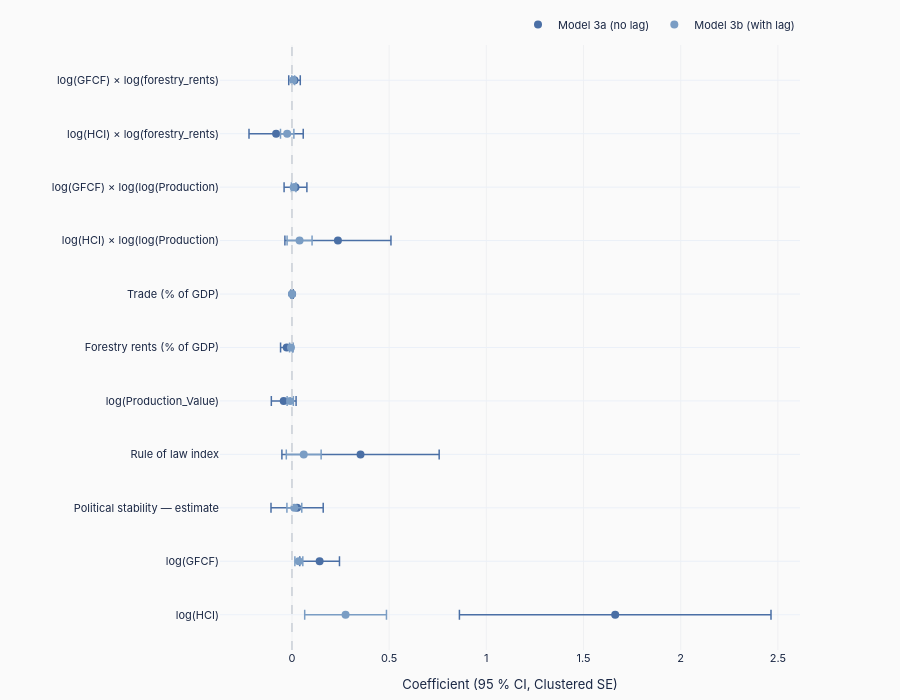

Here is the notebook cell this chart was saved with:
### Markdown cell above
### 7a. Coefficient Comparison — Model 3a vs 3b

Horizontal dot-and-whisker plot comparing point estimates and 95 % confidence
intervals for the core variables across the two specifications. If a variable's
confidence interval crosses zero, its association with ECI is not statistically
significant at the 5 % level.

### Code cell
plot_vars = [v for v in reg3_input + INTERACT_VARS if v != 'const']

labels = [v.replace('log_', 'log(').replace('_x_', ') × log(') + (')' if 'log_' in v else '')
          for v in plot_vars]

models_to_plot = [
    (m3a,  PALETTE['blue'],      'Model 3a (no lag)'),
    (m3b,  PALETTE['light_blue'],'Model 3b (with lag)'),
]

fig = go.Figure()
for model, col, name in models_to_plot:
    coefs  = [model.params.get(v, np.nan)  for v in plot_vars]
    lowers = [model.params.get(v, np.nan) - 1.96 * model.bse.get(v, np.nan) for v in plot_vars]
    uppers = [model.params.get(v, np.nan) + 1.96 * model.bse.get(v, np.nan) for v in plot_vars]
    fig.add_trace(go.Scatter(
        y=labels, x=coefs,
        error_x=dict(
            type='data', symmetric=False,
            array=[u - c for c, u in zip(coefs, uppers)],
            arrayminus=[c - l for c, l in zip(coefs, lowers)],
            color=col, thickness=1.5, width=5,
        ),
        mode='markers',
        marker=dict(color=col, size=8, symbol='circle'),
        name=name,
    ))

fig.add_vline(x=0, line=dict(color=STYLE['zero_line_color'], width=1.5, dash='dash'))

fig.update_layout(**base_layout(
    height=STYLE['chart_height_tall'],
    margin=STYLE['margin_bar'],
    xaxis=dict(
        title=dict(text='Coefficient (95 % CI, Clustered SE)', font=dict(size=STYLE['axis_title_size'])),
        gridcolor=STYLE['grid_color'], gridwidth=STYLE['grid_width'],
        zeroline=False,
    ),
    yaxis=dict(tickfont=dict(size=STYLE['tick_size'])),
    legend=dict(font=dict(size=STYLE['legend_size']),
                orientation='h', yanchor='bottom', y=1.01, xanchor='right', x=1),
))

save_chart(fig, os.path.join(OUT, 'coef_comparison_3a_3b'), width=1100, height=700)

### Figure 1 — Plotly figure (JSON) as saved in the notebook; plotly's stock layout.template omitted (floating-point values rounded to 4 significant figures)
{"data": [{"error_x": {"array": [0.8015, 0.1021, 0.1343, 0.4046, 0.06368, 0.03167, 0.005289, 0.2728, 0.05866, 0.1395, 0.0297], "arrayminus": [0.8015, 0.1021, 0.1343, 0.4046, 0.06368, 0.03167, 0.005289, 0.2728, 0.05866, 0.1395, 0.0297], "color": "#4a6fa5", "symmetric": false, "thickness": 1.5, "type": "data", "width": 5}, "marker": {"color": "#4a6fa5", "size": 8, "symbol": "circle"}, "mode": "markers", "name": "Model 3a (no lag)", "type": "scatter", "x": [1.663, 0.1423, 0.02645, 0.3528, -0.04247, -0.02699, 0.0009004, 0.2365, 0.01813, -0.08156, 0.0131], "y": ["log(HCI)", "log(GFCF)", "Political stability — estimate", "Rule of law index", "log(Production_Value)", "Forestry rents (% of GDP)", "Trade (% of GDP)", "log(HCI) × log(log(Production)", "log(GFCF) × log(log(Production)", "log(HCI) × log(forestry_rents)", "log(GFCF) × log(forestry_rents)"]}, {"error_x": {"array": [0.2104, 0.02041, 0.03824, 0.08959, 0.01604, 0.007249, 0.001194, 0.06434, 0.01165, 0.03444, 0.007309], "arrayminus": [0.2104, 0.02041, 0.03824, 0.08959, 0.01604, 0.007249, 0.001194, 0.06434, 0.01165, 0.03444, 0.007309], "color": "#7a9dc4", "symmetric": false, "thickness": 1.5, "type": "data", "width": 5}, "marker": {"color": "#7a9dc4", "size": 8, "symbol": "circle"}, "mode": "markers", "name": "Model 3b (with lag)", "type": "scatter", "x": [0.2758, 0.03536, 0.01221, 0.0605, -0.008916, -0.005173, 0.0003299, 0.03909, 0.008738, -0.02463, 0.006349], "y": ["log(HCI)", "log(GFCF)", "Political stability — estimate", "Rule of law index", "log(Production_Value)", "Forestry rents (% of GDP)", "Trade (% of GDP)", "log(HCI) × log(log(Production)", "log(GFCF) × log(log(Production)", "log(HCI) × log(forestry_rents)", "log(GFCF) × log(forestry_rents)"]}], "layout": {"font": {"color": "#1a2744", "family": "IBM Plex Sans, -apple-system, BlinkMacSystemFont, sans-serif", "size": 11}, "height": 700, "legend": {"font": {"size": 11}, "orientation": "h", "x": 1, "xanchor": "right", "y": 1.01, "yanchor": "bottom"}, "margin": {"b": 50, "l": 220, "r": 100, "t": 10}, "paper_bgcolor": "#fafafa", "plot_bgcolor": "#fafafa", "shapes": [{"line": {"color": "#c9cfd6", "dash": "dash", "width": 1.5}, "type": "line", "x0": 0, "x1": 0, "xref": "x", "y0": 0, "y1": 1, "yref": "y domain"}], "xaxis": {"gridcolor": "#e5e7eb", "gridwidth": 0.5, "title": {"font": {"size": 13}, "text": "Coefficient (95 % CI, Clustered SE)"}, "zeroline": false}, "yaxis": {"tickfont": {"size": 11}}}}
